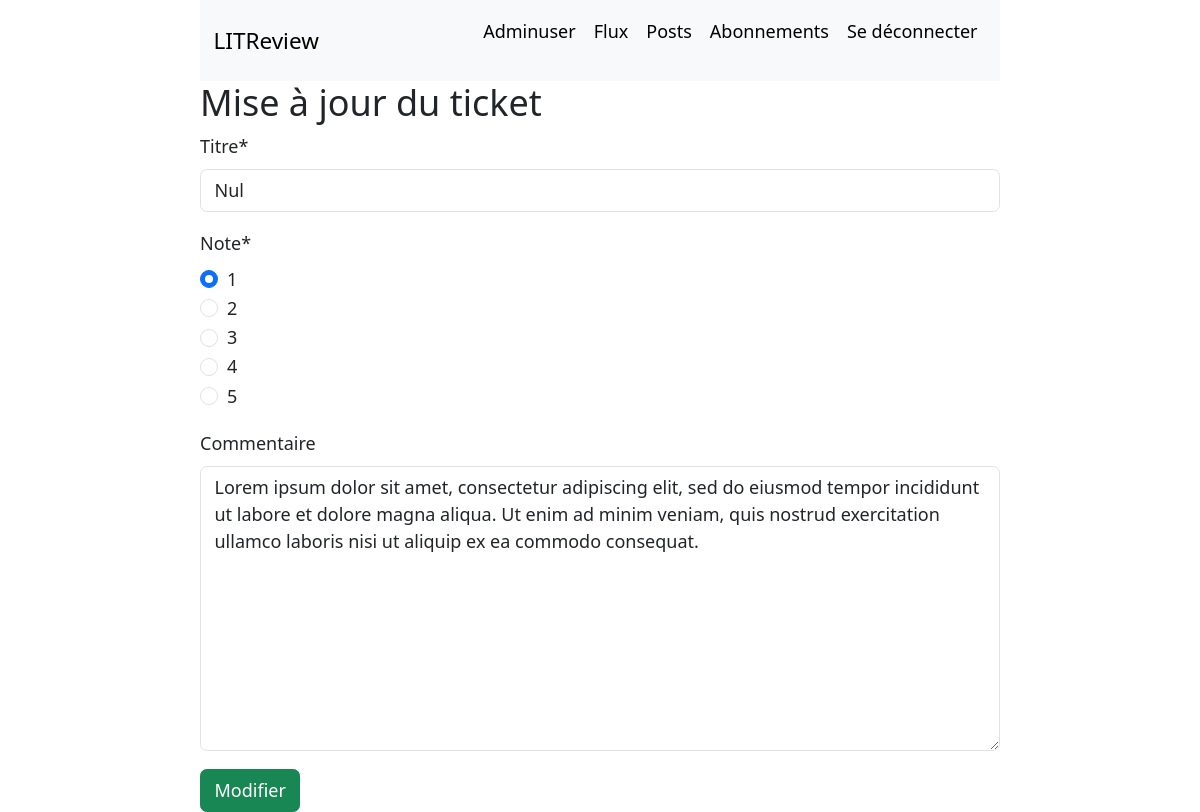
The page /reviews/14/update (signed in) on the database its author committed.
### authentication/models.py (models this page shows)
class User(AbstractUser):
    pass

### review/models.py (models this page shows)
class Review(models.Model):
    ticket = models.ForeignKey(to=Ticket, on_delete=models.CASCADE)
    rating = models.PositiveSmallIntegerField(
        validators=[MinValueValidator(0), MaxValueValidator(5)])
    headline = models.CharField(max_length=128)
    body = models.TextField(max_length=8192, blank=True)
    user = models.ForeignKey(
        to=settings.AUTH_USER_MODEL, on_delete=models.CASCADE)
    time_created = models.DateTimeField(auto_now_add=True)

### review/views.py (the view)
# urls.py: path('reviews/<int:review_id>/update', review.views.review_update, name='review_update'),
@login_required
def review_update(request, review_id):
    review = Review.objects.get(id=review_id)
    if request.method == 'POST':
        update_form = ReviewForm(request.POST, request.FILES, instance=review)
        if update_form.is_valid():
            update_form.save()
            messages.success(request, 'Commentaire modifié')
            return redirect('home')
    else:
        update_form = ReviewForm(instance=review)
    context = {
        'update_form': update_form,
        'review': review
    }
    return render(request, 'review/review_update.html', context=context)

### review/forms.py
class ReviewForm(forms.ModelForm):
    rating = forms.ChoiceField(
        choices=((1, "1"), (2, "2"), (3, "3"), (4, "4"), (5, "5")),
        widget=forms.RadioSelect(),
        label="Note"
    )
    class Meta:
        model = Review
        fields = ['headline', 'rating', 'body']
        widgets = {'rating': forms.RadioSelect()}
        labels = {
            'headline': 'Titre',
            'body': 'Commentaire',
        }
    def __init__(self, *args, **kwargs):
        super(ReviewForm, self).__init__(*args, **kwargs)
        self.helper = FormHelper()
        self.helper.form_class = 'form-group'
        self.helper.layout = Layout(
            Div(InlineRadios('rating', css_class='custom-control-label')),
        )

### review/templates/review/review_update.html (shortened to what this page needs)
{% extends 'base.html' %}
{% block content %}
{% load crispy_forms_tags %}
<h2>Mise à jour du ticket {{ review.title }}</h2>
<form method="post" enctype="multipart/form-data">
    {{ update_form|crispy }}
    <input type="submit" class="btn btn-success" value="Modifier">
</form>
{% endblock content %}

### templates/base.html (shortened to what this page needs)
<!DOCTYPE html>
{% load static %}
<html lang="en">
<head>
    <link href="https://cdn.jsdelivr.net/npm/bootstrap@5.3.0/dist/css/bootstrap.min.css" rel="stylesheet"
>
    <link rel="stylesheet" href="{% static 'review/css/styles.css' %}"/>
</head>
<body>
<div class="container_all">
    <nav class="navbar navbar-expand-lg bg-body-tertiary">
        <div class="container-fluid">
            <a class="navbar-brand" href="">LITReview</a>
            {% if user.is_authenticated %}
            <div class="d-flex" id="navbarSupportedContent">
                <ul class="navbar-nav me-auto mb-2 mb-lg-0">
                    <li class="nav-item">
                        <p class="nav-link active">{{ request.user|capfirst }}</p>
                    </li>
                    <li class="nav-item">
                        <a class="nav-link active" aria-current="page" href="{% url 'home' %}">Flux</a>
                    </li>
                    <li class="nav-item">
                        <a class="nav-link active" aria-current="page" href="{% url 'posts' %}">Posts</a>
                    </li>
                    <li class="nav-item">
                        <a class="nav-link active" aria-current="page" href="{% url 'subscriptions' %}">Abonnements</a>
                    </li>
                    <li class="nav-item">
                        <a class="nav-link active" aria-current="page" href="{% url 'logout' %}">Se déconnecter</a>
                    </li>
                </ul>
            </div>
            {% endif %}
        </div>
    </nav>
    {% block content %} {% endblock content %}
</div>
</body>
</html>

### review/static/review/css/styles.css (style rules this page uses)
* { font-size: 18px; }
.container_all { margin: 0 200px; }

### rows shown on the page
User: user "Adminuser"
Review: headline "Nul", rating "☑ 1 ☐ 2 ☐ 3 ☐ 4 ☐ 5", body "Lorem ipsum dolor sit amet, consectetur adipiscing elit, sed do eiusmod tempor incididunt ut labore et dolore magna aliqua. Ut enim ad minim veniam, quis nostrud exercitation ullamco laboris nisi ut aliquip ex ea commodo consequat."
